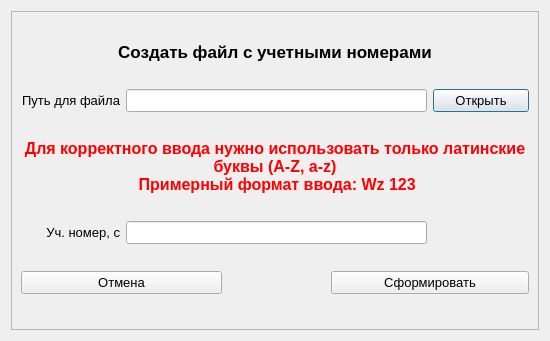
<?xml version="1.0" encoding="UTF-8"?>
<ui version="4.0">
 <class>Dialog</class>
 <widget class="QDialog" name="Dialog">
  <property name="geometry">
   <rect>
    <x>0</x>
    <y>0</y>
    <width>550</width>
    <height>341</height>
   </rect>
  </property>
  <property name="windowTitle">
   <string>Создание файла учетных номеров</string>
  </property>
  <layout class="QGridLayout" name="gridLayout">
   <item row="0" column="0">
    <widget class="QFrame" name="frame">
     <property name="frameShape">
      <enum>QFrame::StyledPanel</enum>
     </property>
     <property name="frameShadow">
      <enum>QFrame::Raised</enum>
     </property>
     <layout class="QGridLayout" name="gridLayout_2">
      <item row="1" column="4">
       <widget class="QPushButton" name="pushButton_path">
        <property name="font">
         <font>
          <pointsize>10</pointsize>
         </font>
        </property>
        <property name="text">
         <string>Открыть</string>
        </property>
       </widget>
      </item>
      <item row="1" column="0">
       <widget class="QLabel" name="label_path">
        <property name="sizePolicy">
         <sizepolicy hsizetype="Preferred" vsizetype="Preferred">
          <horstretch>0</horstretch>
          <verstretch>0</verstretch>
         </sizepolicy>
        </property>
        <property name="font">
         <font>
          <pointsize>10</pointsize>
         </font>
        </property>
        <property name="text">
         <string>Путь для файла</string>
        </property>
        <property name="alignment">
         <set>Qt::AlignRight|Qt::AlignTrailing|Qt::AlignVCenter</set>
        </property>
       </widget>
      </item>
      <item row="3" column="0">
       <widget class="QLabel" name="label_num_start">
        <property name="sizePolicy">
         <sizepolicy hsizetype="Preferred" vsizetype="Preferred">
          <horstretch>0</horstretch>
          <verstretch>0</verstretch>
         </sizepolicy>
        </property>
        <property name="font">
         <font>
          <pointsize>10</pointsize>
         </font>
        </property>
        <property name="text">
         <string>Уч. номер, с</string>
        </property>
        <property name="alignment">
         <set>Qt::AlignRight|Qt::AlignTrailing|Qt::AlignVCenter</set>
        </property>
       </widget>
      </item>
      <item row="3" column="1" colspan="3">
       <widget class="QLineEdit" name="lineEdit_account_num_start">
        <property name="enabled">
         <bool>true</bool>
        </property>
        <property name="sizePolicy">
         <sizepolicy hsizetype="Preferred" vsizetype="Fixed">
          <horstretch>0</horstretch>
          <verstretch>0</verstretch>
         </sizepolicy>
        </property>
        <property name="font">
         <font>
          <pointsize>10</pointsize>
         </font>
        </property>
       </widget>
      </item>
      <item row="0" column="0" colspan="5">
       <widget class="QLabel" name="label">
        <property name="sizePolicy">
         <sizepolicy hsizetype="Expanding" vsizetype="Fixed">
          <horstretch>0</horstretch>
          <verstretch>0</verstretch>
         </sizepolicy>
        </property>
        <property name="font">
         <font>
          <pointsize>13</pointsize>
          <weight>75</weight>
          <bold>true</bold>
         </font>
        </property>
        <property name="text">
         <string>Создать файл с учетными номерами</string>
        </property>
        <property name="alignment">
         <set>Qt::AlignCenter</set>
        </property>
       </widget>
      </item>
      <item row="1" column="1" colspan="3">
       <widget class="QLineEdit" name="lineEdit_path">
        <property name="font">
         <font>
          <pointsize>10</pointsize>
         </font>
        </property>
       </widget>
      </item>
      <item row="4" column="3" colspan="2">
       <widget class="QPushButton" name="pushButton_create">
        <property name="font">
         <font>
          <pointsize>10</pointsize>
         </font>
        </property>
        <property name="text">
         <string>Сформировать</string>
        </property>
       </widget>
      </item>
      <item row="4" column="0" colspan="2">
       <widget class="QPushButton" name="pushButton_cancel">
        <property name="font">
         <font>
          <pointsize>10</pointsize>
         </font>
        </property>
        <property name="text">
         <string>Отмена</string>
        </property>
       </widget>
      </item>
      <item row="2" column="0" colspan="5">
       <widget class="QLabel" name="label_2">
        <property name="sizePolicy">
         <sizepolicy hsizetype="Preferred" vsizetype="Fixed">
          <horstretch>0</horstretch>
          <verstretch>0</verstretch>
         </sizepolicy>
        </property>
        <property name="palette">
         <palette>
          <active>
           <colorrole role="WindowText">
            <brush brushstyle="SolidPattern">
             <color alpha="255">
              <red>255</red>
              <green>0</green>
              <blue>0</blue>
             </color>
            </brush>
           </colorrole>
          </active>
          <inactive>
           <colorrole role="WindowText">
            <brush brushstyle="SolidPattern">
             <color alpha="255">
              <red>255</red>
              <green>0</green>
              <blue>0</blue>
             </color>
            </brush>
           </colorrole>
          </inactive>
          <disabled>
           <colorrole role="WindowText">
            <brush brushstyle="SolidPattern">
             <color alpha="255">
              <red>120</red>
              <green>120</green>
              <blue>120</blue>
             </color>
            </brush>
           </colorrole>
          </disabled>
         </palette>
        </property>
        <property name="font">
         <font>
          <pointsize>12</pointsize>
          <weight>75</weight>
          <bold>true</bold>
         </font>
        </property>
        <property name="frameShape">
         <enum>QFrame::NoFrame</enum>
        </property>
        <property name="frameShadow">
         <enum>QFrame::Plain</enum>
        </property>
        <property name="text">
         <string>Для корректного ввода нужно использовать только латинские буквы (A-Z, a-z)
 Примерный формат ввода: Wz 123</string>
        </property>
        <property name="textFormat">
         <enum>Qt::PlainText</enum>
        </property>
        <property name="alignment">
         <set>Qt::AlignCenter</set>
        </property>
        <property name="wordWrap">
         <bool>true</bool>
        </property>
        <property name="margin">
         <number>0</number>
        </property>
       </widget>
      </item>
     </layout>
    </widget>
   </item>
  </layout>
 </widget>
 <resources/>
 <connections/>
</ui>
